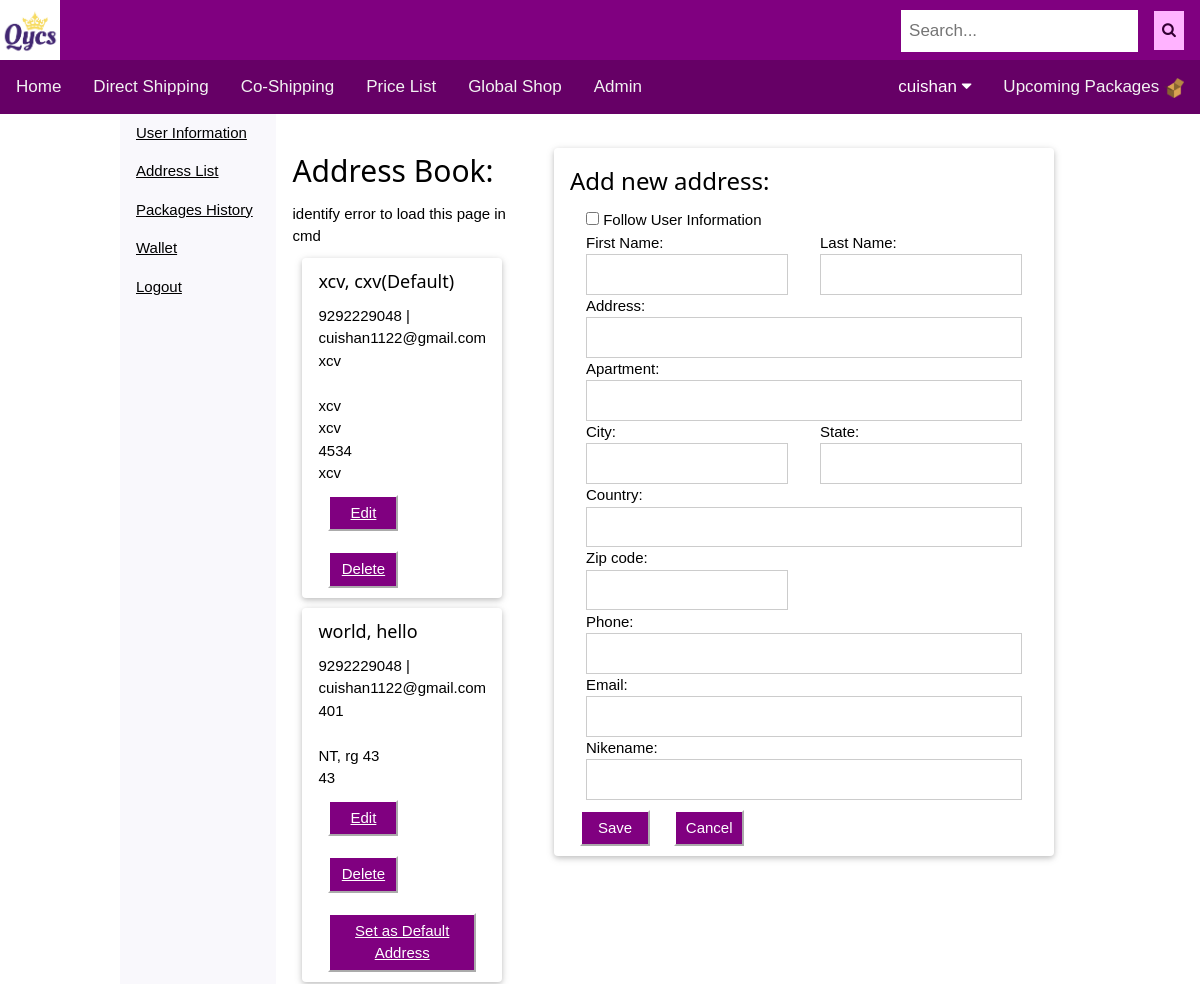
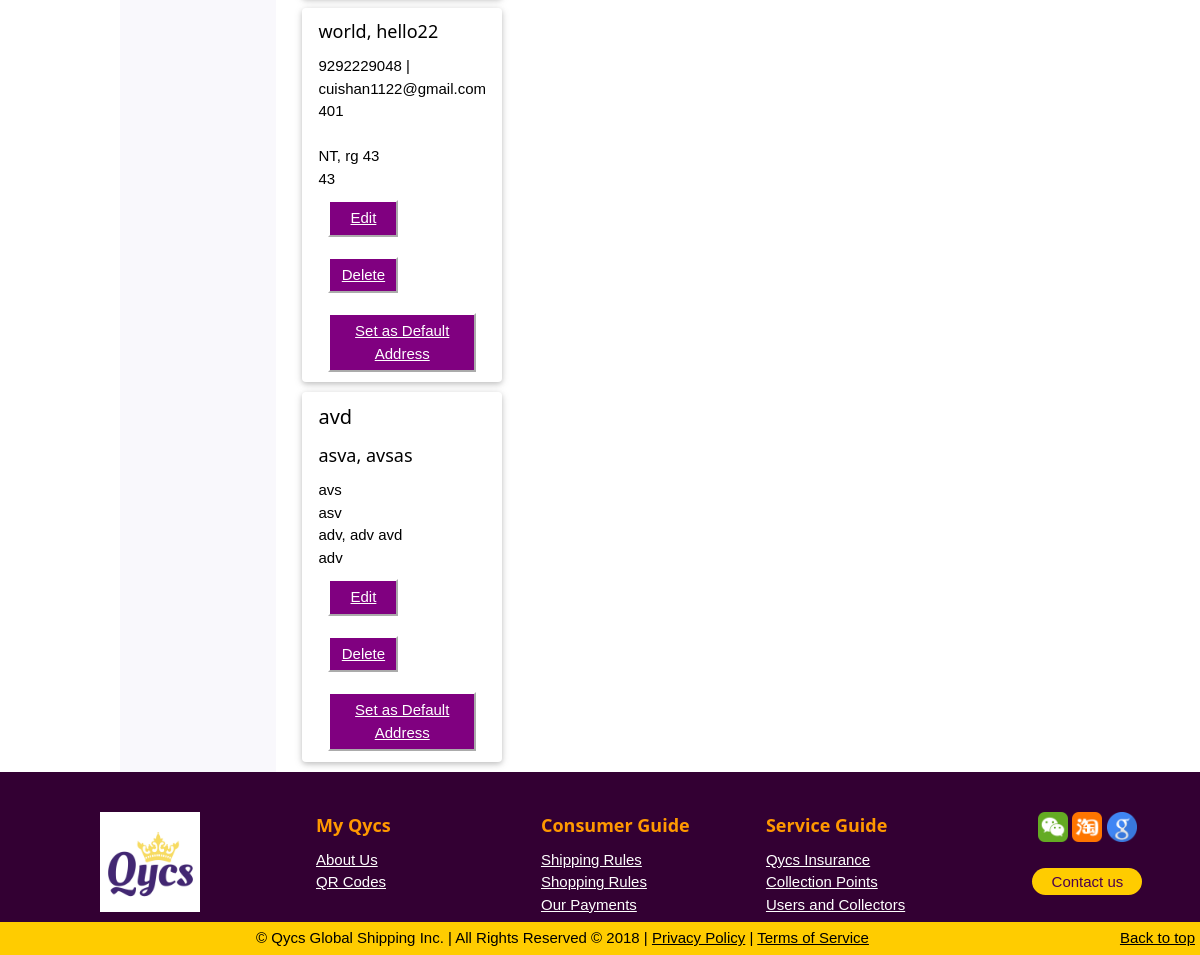
/myaccount/address (signed in), run on the app's committed database (2 pictures, top to bottom).
### main/models.py (models this page shows, shortened)
class UserProfile(models.Model):
	user = models.OneToOneField(User, on_delete=models.PROTECT, primary_key = True)
	bound_email = models.BooleanField(default =False)
	bound_email.boolean = True
	phone = models.CharField(validators=[phone_regex], max_length=16, blank=True, default='',verbose_name= 'Phone Number')
	default_address = models.OneToOneField(Address, on_delete=models.CASCADE, blank=True, null=True, verbose_name= 'Default Mailing Address')
	default_col = models.ForeignKey(CollectionPoint, on_delete=models.DO_NOTHING, blank=True, null=True, verbose_name= 'Default Collection Point')
	reward = models.PositiveIntegerField(default = 0)
	birthday = models.DateField(blank=True, null=True,verbose_name= 'Date of Birth')
	default_pay_card = models.OneToOneField(Card, on_delete=models.DO_NOTHING, blank=True, null=True, verbose_name= 'Default Payment')
	default_pay_account = models.OneToOneField(OtherPayMethod, on_delete=models.DO_NOTHING, blank=True, null=True, verbose_name= 'Default Payment')
	updated_date = models.DateTimeField(auto_now = True, blank=True, null=True)
	country = models.CharField(max_length=100, blank=True, default='',verbose_name= 'Country')
	language = models.CharField(max_length=100, blank=True, default='',verbose_name= 'Language')

class Address_Common_Info(models.Model):
	address = models.CharField(max_length=500, default='',verbose_name='地址' )
	apt = models.CharField(blank=True, max_length=10, default='',verbose_name='Apartment' )
	city = models.CharField(max_length=100, default='',verbose_name= 'City')
	state = models.CharField(max_length=100, default='',verbose_name= 'State')
	country = models.CharField(max_length=100, default='',verbose_name= 'Country')
	zipcode = models.CharField(max_length=5, default='', verbose_name= 'Zip Code')
	memo = models.TextField(blank = True, default='', verbose_name= 'Address Meno')
	class Meta:
		abstract = True

class Address(Address_Common_Info):
	user = models.ForeignKey(User, on_delete=models.SET_NULL, blank=True, null=True, verbose_name= 'User')
	follow_user_infor = models.BooleanField(default = False)
	created_date = models.DateTimeField(auto_now_add = True, blank=True, null=True)
	first_name = models.CharField(max_length=100, blank=True,default='',verbose_name= 'First Name')
	last_name = models.CharField(max_length=100, blank=True,default='',verbose_name= 'Last Name')
	location_name = models.CharField(blank=True, max_length=100, default='',verbose_name= 'Location Nickname')
	phone = models.CharField(validators=[phone_regex], max_length=16, blank=True, default='',verbose_name= 'Phone Number')
	email = models.EmailField(max_length=100, blank=True, default='',verbose_name= 'Email Address')
	updated_date = models.DateTimeField(auto_now = True, blank=True, null=True)
	class Meta:
		unique_together=('follow_user_infor'
		,'first_name'
		,'last_name'
		,'phone'
		,'email'
		,'address'
		,'apt'
		,'city'
		,'state'
		,'country'
		,'zipcode'
		)

### main/views.py (the view, shortened to what this page needs)
# urls.py: path('myaccount/address', login_required(views.AddressView.as_view()), name='useraddress'),
class AddressView(TemplateView):
	template_name = 'main/address.html'
	def get(self, request):
		form = AddressForm()
		return render(request, self.template_name, {'form': form})

### main/forms.py
class AddressForm(forms.ModelForm):
	class Meta:
		model = Address
		fields = ('follow_user_infor',
			'first_name',
			'last_name',
			'address',
			'apt',
			'city',
			'state',
			'country',
			'zipcode',
			'phone',
			'email',
			'location_name',
			)

### main/templates/main/address.html (shortened to what this page needs)
{% extends "main/account.html" %}
{% block account_content %}
<div class="w3-cell w3-container w3-mobile">
    <h2>Address Book:</h2>
identify error to load this page in cmd
    <div class="w3-card-2 w3-round w3-container ">
        {% if user.userprofile.default_address %}
            {% if not user.userprofile.default_address.follow_user_infor %}
                <h5>{{user.userprofile.default_address.last_name}}, {{user.userprofile.default_address.first_name}}(Default)</h5>
                    {% if user.userprofile.default_address.phone and user.userprofile.default_address.email %}
                        {{user.userprofile.default_address.phone}} |
                        {{user.userprofile.default_address.email}}<br/>
                    {% elif user.userprofile.default_address.phone or user.userprofile.default_address.email%}
                        {{user.userprofile.default_address.phone}} {{user.userprofile.default_address.email}}<br/>
                    {% endif %}
            {% else %}
                (Default)<br/>
            {% endif %}
            {{user.userprofile.default_address.address}}<br/>
            {{user.userprofile.default_address.apt}}<br/>
            {{user.userprofile.default_address.city}}<br/>
            {{user.userprofile.default_address.state}}<br/>
            {{user.userprofile.default_address.zipcode}}<br/>
            {{user.userprofile.default_address.country}}<br/>
            <button><a href="{% url 'editaddress' user.userprofile.default_address.id %}" >Edit</a></button>
            <button><a href="{% url 'deleteaddress' user.userprofile.default_address.id %}" >Delete</a></button>
        {% endif %}
  </div>
{% if user.address_set.all %}{% for address in user.address_set.all %}
{% if address != user.userprofile.default_address%}
    <div class="w3-card-2 w3-round w3-container">
        <h4>{{address.location_name}}</h4>
        {% if not address.follow_user_infor %}
            <h5>{{address.last_name}}, {{address.first_name}}</h5>
                {% if address.phone and address.email%}
                    {{address.phone}} | {{address.email}}<br/>
                {% elif address.phone or address.email%}
                    {{address.phone}}{{address.email}}<br/>
                {% endif %}
        {% endif %}
            {{address.address}}<br/>
            {{address.apt}}<br/>
            {{address.city}}, {{address.state}} {{address.zipcode}}<br/>
            {{address.country}}<br/>
            <button><a href="{% url 'editaddress' address.pk %}" >Edit</a></button>
            <button><a href="{% url 'deleteaddress' address.pk %}" >Delete</a></button>
            <button><a href="{% url 'set_dedault_address' address.pk %}" >Set as Default Address</a></button>
    </div>
{% endif %}{% endfor %}{% endif %}
</div>
<div class="w3-cell w3-container w3-mobile">
    <div class="w3-card-2 w3-round w3-container w3-mobile" style="width:500px">
        <form method="post">
         <h3> Add new address:</h3>
        <div class="w3-container">
            <input type="checkbox" name="follow_user_infor" id="id_follow_user_infor" value="{{add.follow_user_infor}}"> Follow User Information
        </div>
        <div class="w3-half w3-container">
        First Name:
            <input type="text" name="first_name" class="w3-input w3-border" id="id_first_name" value="{{add.first_name}}">
        </div>
        <div class="w3-half w3-container">
        Last Name:
            <input type="text" name="last_name" class="w3-input w3-border" id="id_last_name" value="{{add.last_name}}">
        </div>
        <div class="w3-container">
        Address:
            <input type="text" name="address" class="w3-input w3-border" id="id_address" value="{{add.address}}">
        Apartment:
            <input type="text" name="apt" class="w3-input w3-border" id="id_apt" value="{{add.apt}}">
        </div>
        <div class="w3-half w3-container">
        City:
            <input type="text" name="city" class="w3-input w3-border" id="id_city" value="{{add.city}}">
        </div>
        <div class="w3-half w3-container">
        State:
            <input type="text" name="state" class="w3-input w3-border" id="id_state" value="{{add.state}}">
        </div>
        <div class="w3-row w3-container">
        Country:
            <input type="text" name="country" class="w3-input w3-border" id="id_country" value="{{add.country}}">
        </div>
        <div class="w3-half w3-container">
        Zip code:
            <input type="text" name="zipcode" class="w3-input w3-border" id="id_zipcode" value="{{add.zipcode}}">
        </div>
        <div class="w3-container">
        Phone:
            <input type="text" name="phone" class="w3-input w3-border" id="id_phone"  value="{{add.phone}}">
        Email:
            <input type="text" name="email" class="w3-input w3-border" id="id_email" value="{{add.email}}">
        Nikename:
            <input type="text" name="location_name" class="w3-input w3-border" id="id_location_name" value="{{add.location_name}}">
        </div>
        <input type="submit" value="Save" >
        <button class="btn" type="submit" name="cancel" value="Cancel" >Cancel</button>
        </form>
    </div>
</div>
{% endblock %}

### main/templates/main/base.html (shortened to what this page needs)
{% load static %}
<!doctype html>
<html lang="en">
  <head>
    <link rel="stylesheet" href="{% static 'css/style.css' %}">
    <link rel="stylesheet" href="{% static 'css/w3.css' %}">
    <link rel="stylesheet" href="https://cdnjs.cloudflare.com/ajax/libs/font-awesome/4.7.0/css/font-awesome.min.css">
</head>
<body>
<header>
    <div class = "navlogo">
      <img src="{% static 'image/logo.png' %}" alt="logo" width="60" height="60" />
      <div class ="search">
        <input type="text" placeholder="Search..." name="search">
        <button type="submit"><i class="fa fa-search"></i></button>
      </div>
    </div>
</header>
<div class="w3-bar">
    <div class="topnav " id="myTopnav">
      <a href="{% url 'home' %}">Home</a>
      <a href="{% url 'add_direct_shipping' %}">Direct Shipping</a>
      <a href="{% url 'collection_points' %}">Co-Shipping</a>
      <a href="">Price List</a>
      <a href="">Global Shop</a>
      <a href="/admin">Admin</a>
      <div class="topnav-right">
          {% if user.is_authenticated %}
            <div class="dropdown">
              <button class="dropbtn">{{user.username}}
                <i class="fa fa-caret-down"></i>
              </button>
            </div>
          {% endif %}
        <a href="{% url 'packagecard' %}">Upcoming Packages
        <img src="{% static 'image/box.png' %}" width="20" height="20"></a>
      </div>
  </div>
</div>
  <div class="w3-cell-row w3-mobile" style="width:80%;margin-left:auto;margin-right: auto">
  {% block content %}
  {% endblock %}
  </div>
    <div id="footer">
      <div class="w3-row">
        <div class="w3-quarter w3-container">
          <center><h5><a href="{% url 'home' %}"><img width="100" height="100" src="{% static 'image/logo.png'%}"></a></h5></center>
        </div>
        <div class = "w3-threequarter">
          <div class="w3-quarter w3-container">
                <h5 class="w3-text-orange" >My Qycs</h5>
                <a class="w3-text-white w3-medium" href="">About Us</a><br/>
                <a class="w3-text-white w3-medium" href="">QR Codes</a><br/>
          </div>
          <div class="w3-quarter w3-container">
                <h5 class="w3-text-orange" >Consumer Guide</h5>
                <a class="w3-text-white w3-medium" href="">Shipping Rules</a><br/>
            <a class="w3-text-white w3-medium" href="">Shopping Rules</a><br/>
            <a class="w3-text-white w3-medium" href="">Our Payments</a><br/>
          </div>
          <div class="w3-quarter w3-container">
            <h5 class="w3-text-orange">Service Guide</h5>
            <a class="w3-text-white w3-medium" href="">Qycs Insurance</a><br/>
            <a class="w3-text-white w3-medium" href="">Collection Points</a><br/>
            <a class="w3-text-white w3-medium" href="">Users and Collectors</a>
          </div>
          <div class="w3-quarter w3-container">
            <div class="social-networks">
              <a href="#" class="wechat"><img src="{% static 'image/wechat.ico' %}" width="30" height="30"></a>
              <a href="#" class="taobao"><img src="{% static 'image/taobao.ico' %}" width="30" height="30"></a>
              <a href="#" class="google"><img src="{% static 'image/google.ico' %}" width="30" height="30"></a>
            </div>
            <button type="button" class="btn btn-default">Contact us</button><br/>
          </div>
        </div>
      </div>
    </div>
    <div class="footer-copyright">
                &copy; Qycs Global Shipping Inc. | All Rights Reserved © 2018 |
      <a href="">Privacy Policy</a> | <a href="">Terms of Service</a>
      <span class="float-right"> <a href="">Back to top</a></span>
    </div>
</body>
</html>

### main/static/css/style.css (style rules this page uses)
body { font-family: Arial, Helvetica, sans-serif; }
.navlogo { background-color: #800080; }
.navlogo .search { float: right; }
.navlogo input[type=text] { padding: 8px; border: none; margin-top: 10px; margin-right: 16px; font-size: 17px; }
.navlogo .search button { color:#330033; background-color: #ffb3ff; float: right; padding: 8px; border: none; margin-top: 11px; margin-right: 16px; }
.topnav { overflow: hidden; background-color: #660066; }
.topnav-right { float: right; }
.topnav-right img { margin: 0; }
.topnav a { float: left; display: block; color: #f2f2f2; text-align: center; padding: 14px 16px; text-decoration: none; font-size: 17px; }
.dropdown { float: left; overflow: hidden; }
.dropdown .dropbtn { font-size: 17px; border: none; outline: none; color: white; padding: 14px 16px; background-color: inherit; font-family: inherit; margin: 0; }
.float-right { float: right; }
.w3-cell-row button, input[type="submit"] { background-color: #800080; color: #fff; padding: 5px 5px 5px 5px; border-width: 2px; border-color: #fff; border-style: outset; min-width: 70px; margin: 10px; }
.w3-card-2 { margin: 10px; }
#footer { background-color: #330033; color:#1a001a; padding-top: 10px; width:100%; bottom:0; margin-bottom: 0; padding-bottom: 0; }
#footer h5 { font-size: 18px; color: white; font-weight: bold; margin-top: 30px; }
#footer .social-networks { text-align: center; padding-top: 30px; padding-bottom: 16px; }
#footer button { color: #4d004d; background-color: #ffcc00; border-radius: 20px; border: none; width: 110px; display: block; margin: 0 auto; margin-top: 10px; line-height: 25px; }
.footer-copyright { background-color:#FFCC00; text-align: center; margin: 0; padding: 5px; }

### main/static/css/w3.css (style rules this page uses)
html { box-sizing:border-box }
*,*:before,*:after { box-sizing:inherit }
html { -ms-text-size-adjust:100%;-webkit-text-size-adjust:100% }
body { margin:0 }
article,aside,details,figcaption,figure,footer,header,main,menu,nav,section,summary { display:block }
a { background-color:transparent;-webkit-text-decoration-skip:objects }
img { border-style:none }
button,input,select,textarea { font:inherit;margin:0 }
button,input { overflow:visible }
button,select { text-transform:none }
button,html [type=button],[type=reset],[type=submit] { -webkit-appearance:button }
[type=checkbox],[type=radio] { padding:0 }
html,body { font-family:Verdana,sans-serif;font-size:15px;line-height:1.5 }
html { overflow-x:hidden }
h2 { font-size:30px }
h3 { font-size:24px }
h4 { font-size:20px }
h5 { font-size:18px }
h1,h2,h3,h4,h5,h6 { font-family:"Segoe UI",Arial,sans-serif;font-weight:400;margin:10px 0 }
img { vertical-align:middle }
a { color:inherit }
.w3-input { padding:8px;display:block;border:none;border-bottom:1px solid #ccc;width:100% }
.w3-bar { width:100%;overflow:hidden }
.w3-container:after,.w3-container:before,.w3-panel:after,.w3-panel:before,.w3-row:after,.w3-row:before,.w3-row-padding:after,.w3-row-padding:before, .w3-cell-row:before,.w3-cell-row:after,.w3-clear:after,.w3-clear:before,.w3-bar:before,.w3-bar:after { content:"";display:table;clear:both }
.w3-col,.w3-half,.w3-third,.w3-twothird,.w3-threequarter,.w3-quarter { float:left;width:100% }
@media (min-width:601px) { .w3-col.m3,.w3-quarter { width:24.99999% } }
@media (min-width:601px) { .w3-col.m6,.w3-half { width:49.99999% } }
@media (min-width:601px) { .w3-col.m9,.w3-threequarter { width:74.99999% } }
.w3-cell-row { display:table;width:100% }
.w3-cell { display:table-cell }
.w3-round,.w3-round-medium { border-radius:4px }
.w3-container,.w3-panel { padding:0.01em 16px }
.w3-card,.w3-card-2 { box-shadow:0 2px 5px 0 rgba(0,0,0,0.16),0 2px 10px 0 rgba(0,0,0,0.12) }
.w3-medium { font-size:15px!important }
.w3-border { border:1px solid #ccc!important }
.w3-text-orange,.w3-hover-text-orange:hover { color:#ff9800!important }
.w3-text-white,.w3-hover-text-white:hover { color:#fff!important }

### data on the page
Address: last_name "world", first_name "hello", phone "9292229048", email "cuishan1122@gmail.com", address "401", city "NT", state "rg", zipcode "43", country "43"
Address: last_name "world", first_name "hello22", phone "9292229048", email "cuishan1122@gmail.com", address "401", city "NT", state "rg", zipcode "43", country "43"
Address: location_name "avd", last_name "asva", first_name "avsas", address "avs", apt "asv", city "adv", state "adv", zipcode "avd", country "adv"

### other printed values
{{ user.username }} "cuishan"
{{ user.userprofile.default_address.last_name }} "xcv"
{{ user.userprofile.default_address.first_name }} "cxv"
{{ user.userprofile.default_address.phone }} "9292229048"
{{ user.userprofile.default_address.email }} "cuishan1122@gmail.com"
{{ user.userprofile.default_address.address }} "xcv"
{{ user.userprofile.default_address.city }} "xcv"
{{ user.userprofile.default_address.state }} "xcv"
{{ user.userprofile.default_address.zipcode }} "4534"
{{ user.userprofile.default_address.country }} "xcv"
